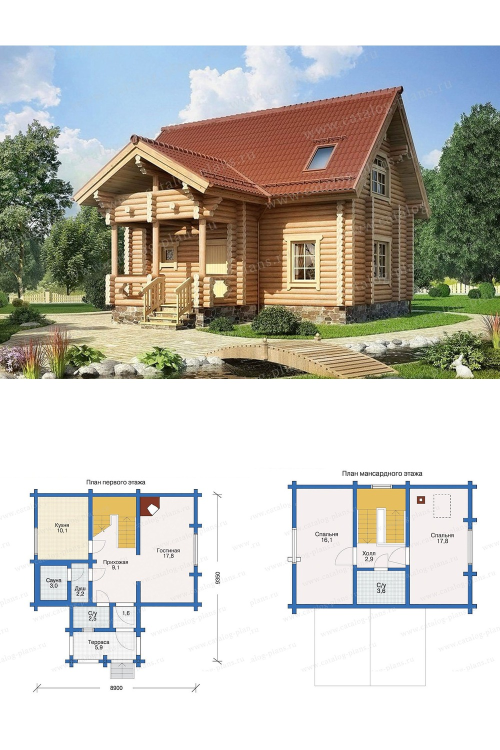
#> input picture pinterest/generated_batch_64_raw_visual_plans_to_100/10-44.jpg, 1000 x 1500 px (shown at 1/2 size); its folder holds only this picture in this run
$ python -i plan_card_static_common.py   (imports and definitions only)
#> lines starting #> are read from the running program, lines starting #| are printed output that depends on the picture; after the words box and inside, x2 and y2 are one past the last pixel; in counts of white or black regions, pixels touching at a corner belong together
#> further down, picture is the input picture: PIL image 1000x1500 RGB; mean R, G, B 198, 195.9, 188.5
#!/usr/bin/env python3
"""Shared renderer for Pinterest cards with a house visualization and floor plans."""

from __future__ import annotations

import csv
import hashlib
import io
import os
from pathlib import Path
import random
import re
import runpy
import textwrap
import time
import urllib.parse

import requests
from PIL import Image, ImageChops, ImageDraw, ImageFile, ImageFont, ImageOps


HERE = Path(__file__).resolve().parent
ROOT = HERE.parent
FONT = "/usr/share/fonts/truetype/dejavu/DejaVuSans.ttf"
FONT_BOLD = "/usr/share/fonts/truetype/dejavu/DejaVuSans-Bold.ttf"
SERIF_FONT = "/usr/share/fonts/truetype/dejavu/DejaVuSerif.ttf"
SERIF_FONT_BOLD = "/usr/share/fonts/truetype/dejavu/DejaVuSerif-Bold.ttf"
FREE_FONT = "/usr/share/fonts/truetype/freefont/FreeSans.ttf"
FREE_FONT_BOLD = "/usr/share/fonts/truetype/freefont/FreeSansBold.ttf"
REPO = "nemchenik/test"


def font(size: int, bold: bool = False) -> ImageFont.FreeTypeFont:
    return ImageFont.truetype(FONT_BOLD if bold else FONT, size)


def free_font(size: int, bold: bool = False) -> ImageFont.FreeTypeFont:
    return ImageFont.truetype(FREE_FONT_BOLD if bold else FREE_FONT, size)


# [16 lines left out: functions fit_font, fit_free_font, not called in this run]


def serif_font(size: int, bold: bool = False) -> ImageFont.FreeTypeFont:
    return ImageFont.truetype(SERIF_FONT_BOLD if bold else SERIF_FONT, size)


# [25 lines left out: functions fit_serif_font, cover, rounded_paste, not called in this run]


def trim_plan(image: Image.Image) -> Image.Image:
    image = ImageOps.exif_transpose(image).convert("RGB")
    gray = ImageOps.grayscale(image)
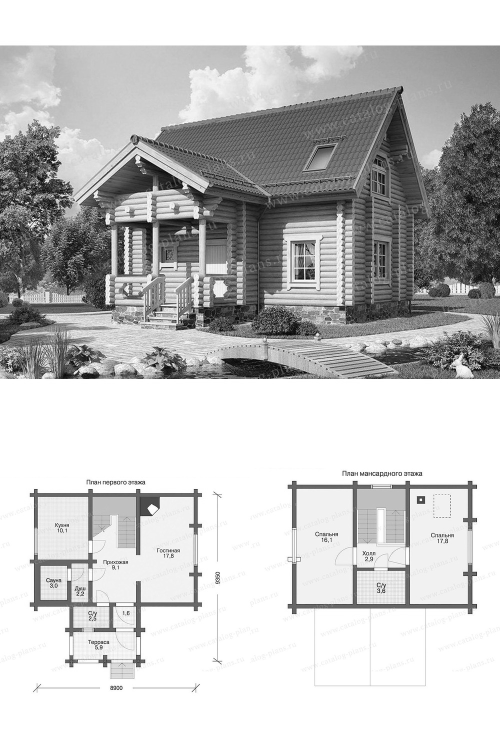
#> gray: PIL image 1000x1500 L (shown at 1/2 size); min 0, max 255, mean 195.7
    mask = gray.point(lambda value: 255 if value < 246 else 0)
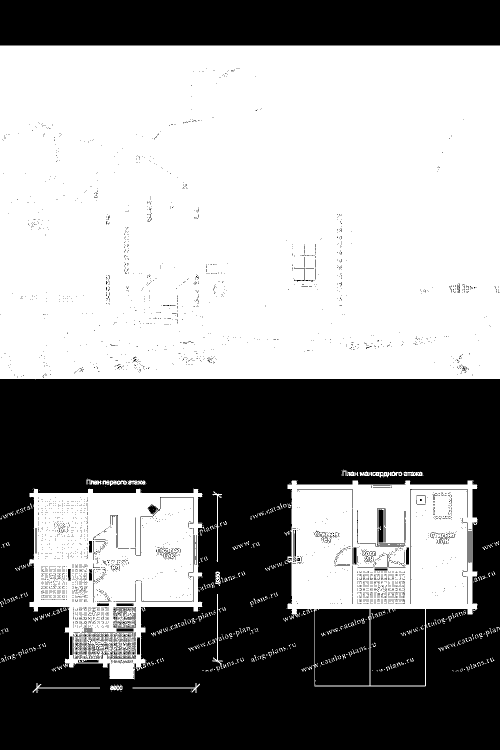
#> mask: PIL image 1000x1500 L (shown at 1/2 size); 56.4% white; 4866 black regions (4772 under 20 px), largest, box (x1, y1, x2, y2) and area: (0, 758, 1000, 1500) 513646, (0, 0, 1000, 91) 91000, (741, 1218, 850, 1371) 16247
    box = mask.getbbox()
#> box = (0, 91, 1000, 1386)
    if not box:
        return image
    left, top, right, bottom = box
#> left = 0; top = 91; right = 1000; bottom = 1386
    pad_x = max(8, (right - left) // 30)
#> pad_x = 33
    pad_y = max(8, (bottom - top) // 30)
#> pad_y = 43
    return image.crop((max(0, left - pad_x), max(0, top - pad_y), min(image.width, right + pad_x), min(image.height, bottom + pad_y)))
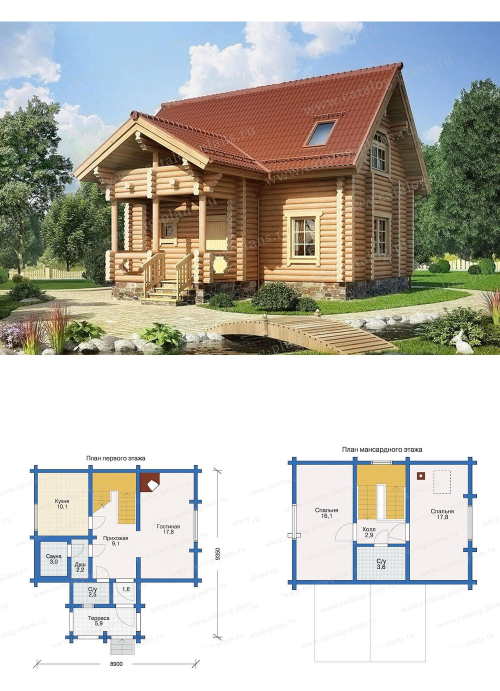
#> returned value: PIL image 1000x1381 RGB (shown at 1/2 size); mean R, G, B 193.1, 190.8, 182.7


# [437 lines left out: functions contain_plan, contain_original, fetch_house, plan_images, draw_wrapped, paste_plan_pair and 12 more, not called in this run]


RENDERERS = {
    "editorial": render_editorial,
    "blueprint": render_blueprint,
    "premium": render_premium,
    "plans_ocean": render_plans_ocean,
    "plans_golden": render_plans_golden,
    "plans_desert_rose": render_plans_desert_rose,
    "plans_tech": render_plans_tech,
    "plans_sunset": render_plans_sunset,
    "plans_forest": render_plans_forest,
    "plans_minimal": render_plans_minimal,
    "raw_visual_plans": render_raw_visual_plans,
}


# [302 lines left out: function run_batch, not called in this run]

>>> from PIL import Image
>>> picture = Image.open('generated_batch_64_raw_visual_plans_to_100/10-44.jpg')
>>> result = trim_plan(picture)

$ run again, on pinterest/generated_batch_64_raw_visual_plans_to_100/10-45.jpg
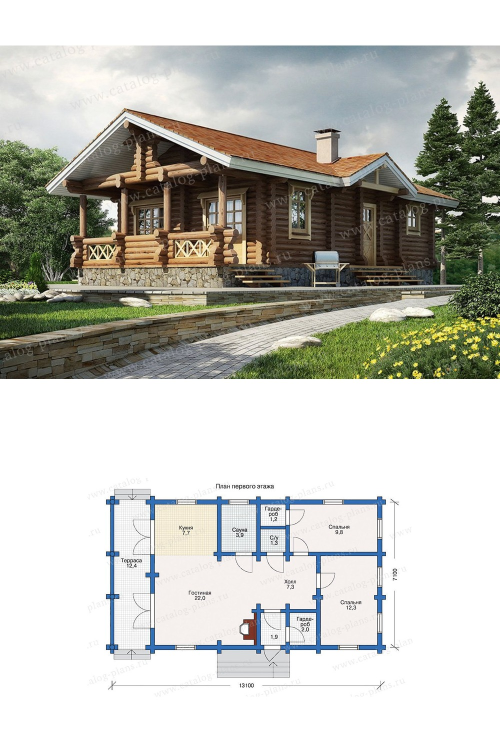
#> input picture pinterest/generated_batch_64_raw_visual_plans_to_100/10-45.jpg, 1000 x 1500 px (shown at 1/2 size)
#> picture is the input picture: PIL image 1000x1500 RGB; mean R, G, B 192.8, 193, 185.9
#> in trim_plan, `mask = gray.point(lambda value: 255 if value < 246 else 0)`:
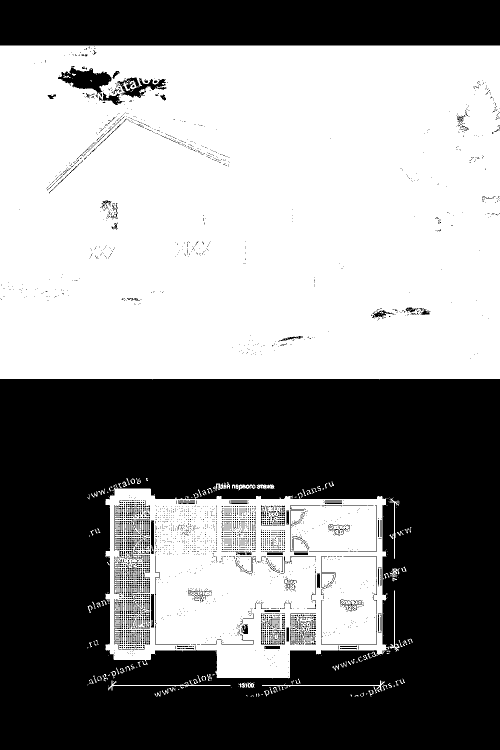
#> mask: PIL image 1000x1500 L (shown at 1/2 size); 54.7% white; 4102 black regions (3927 under 20 px), largest, box (x1, y1, x2, y2) and area: (0, 758, 1000, 1500) 558147, (0, 0, 1000, 91) 91000, (116, 136, 223, 188) 2901
#> box = (0, 91, 1000, 1393)
#> left = 0; top = 91; right = 1000; bottom = 1393
#> pad_x = 33
#> pad_y = 43
#> in trim_plan, `return image.crop((max(0, left - pad_x), max(0, top - pad_y), min(imag..`:
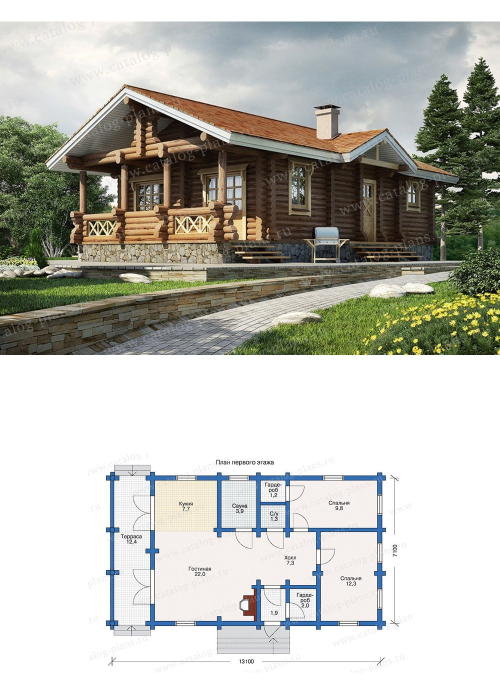
#> returned value: PIL image 1000x1388 RGB (shown at 1/2 size); mean R, G, B 187.8, 188, 180.3

$ run again, on pinterest/generated_batch_64_raw_visual_plans_to_100/13-09.jpg
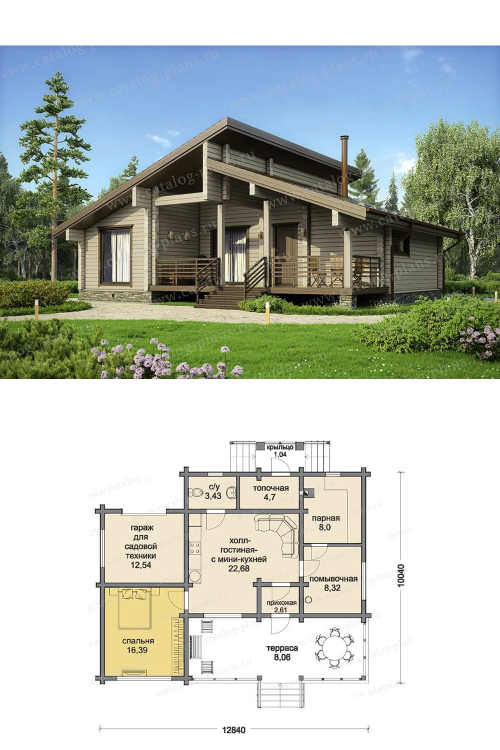
#> input picture pinterest/generated_batch_64_raw_visual_plans_to_100/13-09.jpg, 1000 x 1500 px (shown at 1/2 size)
#> picture is the input picture: PIL image 1000x1500 RGB; mean R, G, B 186.2, 192.7, 184.6
#> in trim_plan, `mask = gray.point(lambda value: 255 if value < 246 else 0)`:
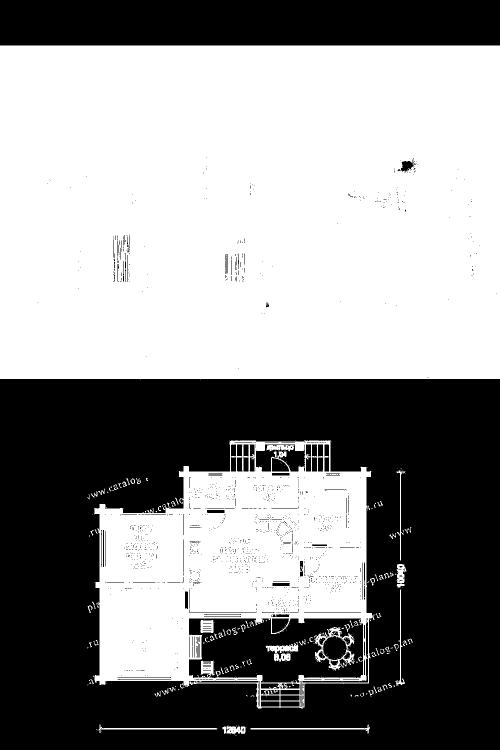
#> mask: PIL image 1000x1500 L (shown at 1/2 size); 56.6% white; 1561 black regions (1437 under 20 px), largest, box (x1, y1, x2, y2) and area: (0, 758, 1000, 1500) 505132, (0, 0, 1000, 91) 91000, (378, 1237, 726, 1365) 31463
#> box = (0, 91, 1000, 1471)
#> left = 0; top = 91; right = 1000; bottom = 1471
#> pad_x = 33
#> pad_y = 46
#> in trim_plan, `return image.crop((max(0, left - pad_x), max(0, top - pad_y), min(imag..`:
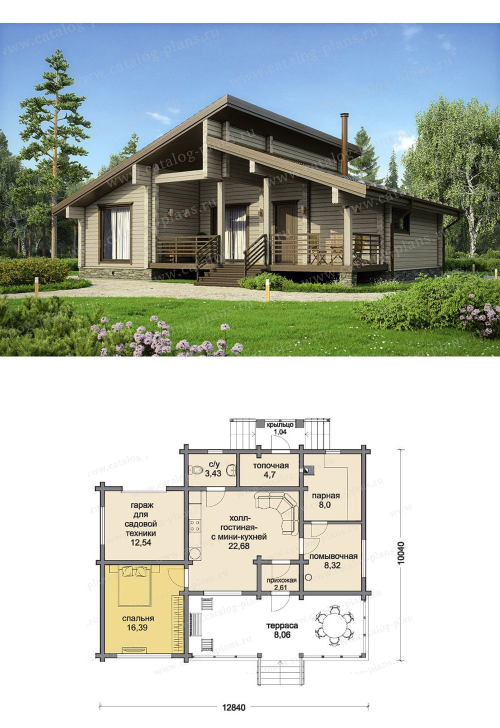
#> returned value: PIL image 1000x1455 RGB (shown at 1/2 size); mean R, G, B 184.1, 190.8, 182.4

$ run again, on pinterest/generated_batch_64_raw_visual_plans_to_100/15-15.jpg
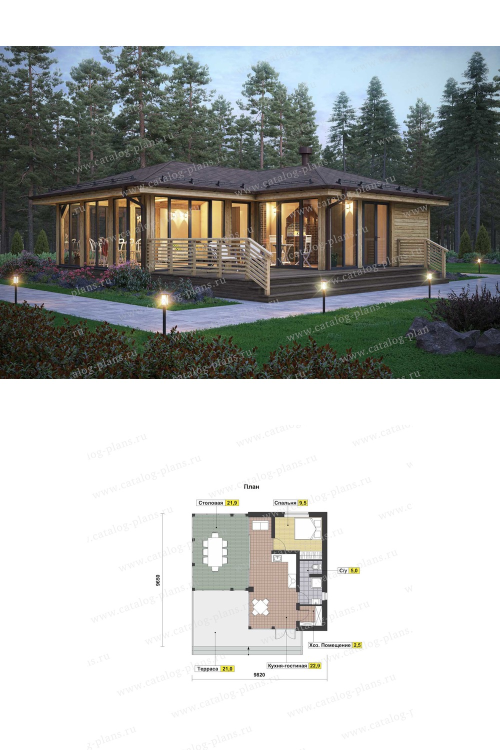
#> input picture pinterest/generated_batch_64_raw_visual_plans_to_100/15-15.jpg, 1000 x 1500 px (shown at 1/2 size)
#> picture is the input picture: PIL image 1000x1500 RGB; mean R, G, B 178.8, 180.8, 178.6
#> in trim_plan, `mask = gray.point(lambda value: 255 if value < 246 else 0)`:
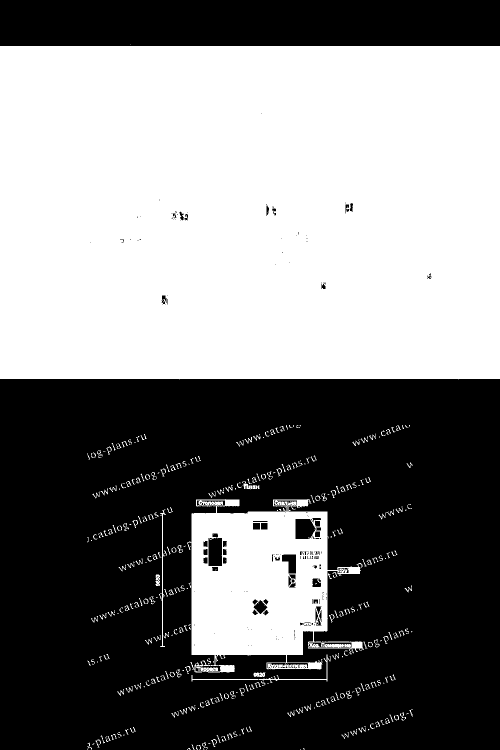
#> mask: PIL image 1000x1500 L (shown at 1/2 size); 50% white; 266 black regions (205 under 20 px), largest, box (x1, y1, x2, y2) and area: (0, 758, 1000, 1500) 647690, (0, 0, 1000, 92) 91999, (417, 1076, 444, 1132) 1495
#> box = (0, 89, 1000, 1500)
#> left = 0; top = 89; right = 1000; bottom = 1500
#> pad_x = 33
#> pad_y = 47
#> in trim_plan, `return image.crop((max(0, left - pad_x), max(0, top - pad_y), min(imag..`:
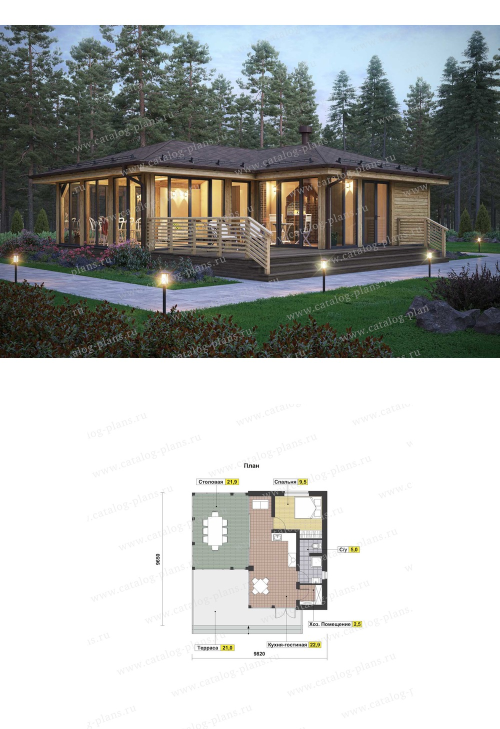
#> returned value: PIL image 1000x1458 RGB (shown at 1/2 size); mean R, G, B 176.6, 178.6, 176.4
